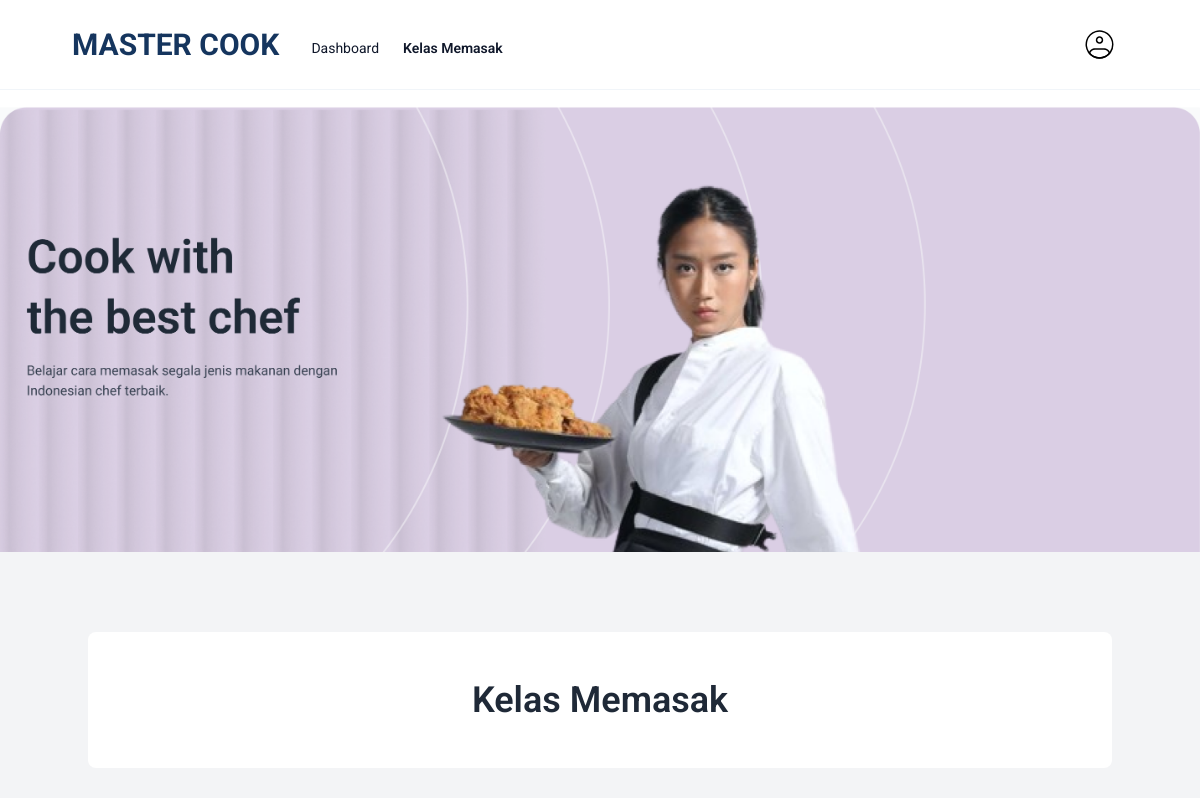
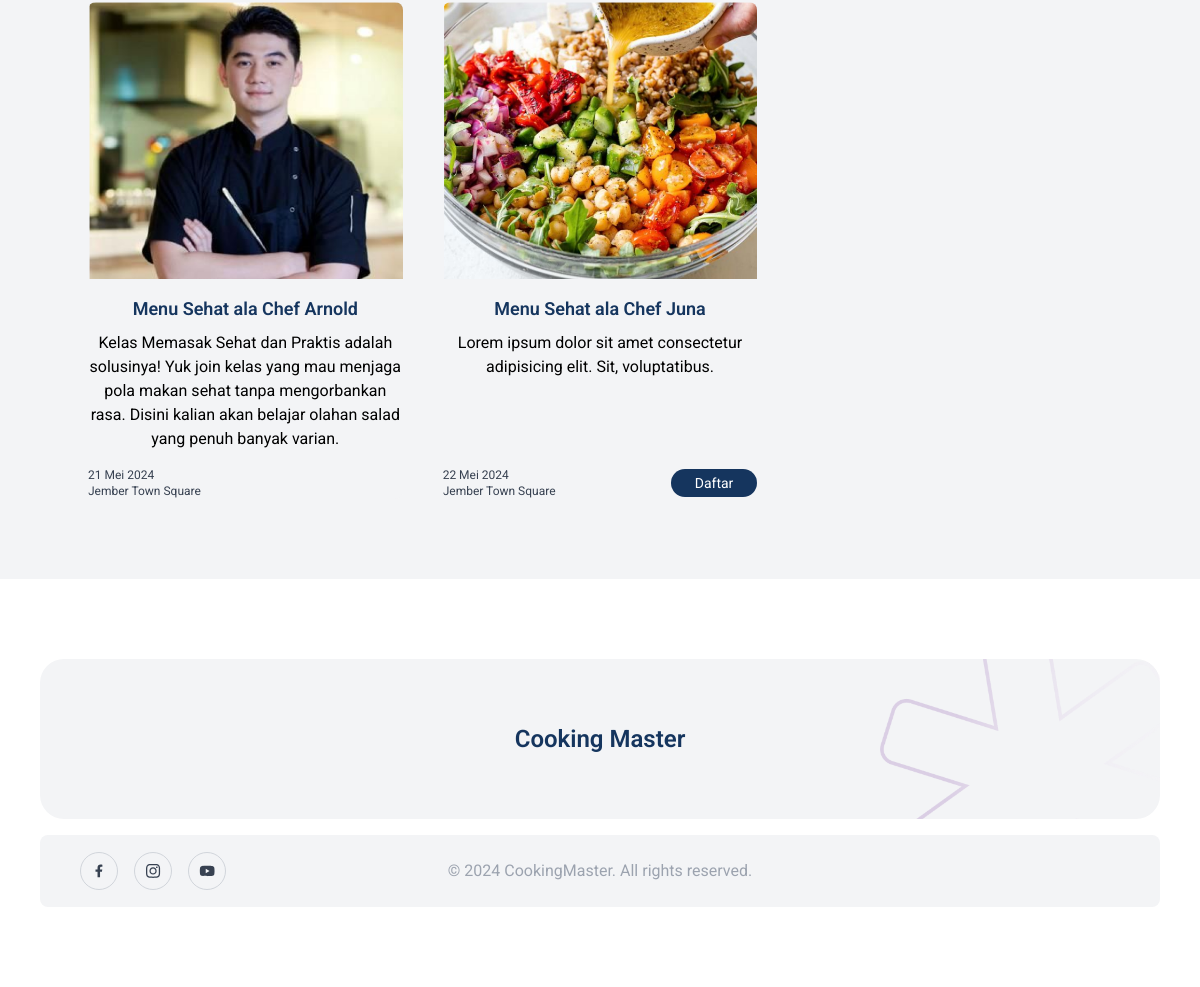
The page /master-cook/pengguna-dashboard on the database its author committed (2 pictures, top to bottom).
### tables this page shows
CREATE TABLE `pendaftaran_kelas` (
  `id` int NOT NULL,
  `tanggal_daftar` date NOT NULL,
  `id_user` int NOT NULL,
  `id_kelas_masak` int NOT NULL,
  `motivasi` text NOT NULL,
  `alamat` varchar(255) NOT NULL
);

CREATE TABLE `kelas_masak` (
  `id` int NOT NULL,
  `judul` varchar(60) NOT NULL,
  `ringkasan` text NOT NULL,
  `syarat_dan_ketentuan` text NOT NULL,
  `poster` varchar(100) NOT NULL,
  `pukul` varchar(40) NOT NULL,
  `tanggal` varchar(40) NOT NULL,
  `lokasi` varchar(255) NOT NULL,
  `harga` int NOT NULL,
  `id_user` int NOT NULL
);

### app/View.php (called while the page is built, shortened)
<?php
class View
{
    public static function set(string $page, array $data=[]): void
    {
        extract($data);
        include 'app/Views/'.$page.'.php';
    }
}
?>

### app/controllers/KelasController.php (called while the page is built, shortened)
<?php
class KelasController
{
    private $db;
    public function __construct()
    {
        $this->db = new Database();
    }
    public function penggunaKelasMemasak()
    {
        $sql = <<<SQL
            SELECT kelas_masak.id AS id_kelas_masak, kelas_masak.judul, kelas_masak.ringkasan, kelas_masak.syarat_dan_ketentuan, kelas_masak.pukul, kelas_masak.tanggal, kelas_masak.lokasi, kelas_masak.harga, kelas_masak.poster, pendaftaran_kelas.id, pendaftaran_kelas.id_user FROM kelas_masak LEFT OUTER
            JOIN pendaftaran_kelas ON (kelas_masak.id = pendaftaran_kelas.id_kelas_masak)
            WHERE pendaftaran_kelas.id_user IS NULL OR pendaftaran_kelas.id_user = 6;
        SQL;
        $kelas_masaks = $this->db->executeNoBind($sql,true);
        $mkelas_masak = new KelasMasak();
        $chart_kelas_masak= $mkelas_masak->getChart();
        View::set('pengguna/cooking-class',[
            'kelas_masaks' => $kelas_masaks,
            'chart_kelas_masak' => json_encode($chart_kelas_masak)
        ]);
    }
}
?>

### index.php (called while the page is built, shortened)
<?php
Router::run();
?>

### app/Database.php (called while the page is built, shortened)
<?php
class Database
{
    private string $driver = 'mysql';
    private string $host = 'localhost';
    private string $dbname = 'master_cook';
    private string $name = 'root';
    private string $password = '';
    protected \PDO|null $connection = null;
    private function connect(): void
    {
        try {
            $connection = new \PDO($this->driver . ':'.'host=' . $this->host .';dbname=' . $this->dbname, $this->name, $this->password);
            $this->connection = $connection;
        } catch (\PDOException $e) {
            throw $e;
        }
    }
    private function close(): void
    {
        $this->connection = null;
    }
    public function executeNoBind(string $sql, bool $fetch_all = false): array|bool
    {
        $this->connection->setAttribute(\PDO::ATTR_ERRMODE, \PDO::ERRMODE_EXCEPTION);
        $statement = $this->connection->query($sql);
        if($fetch_all) {
            $result = $statement->fetchAll(\PDO::FETCH_ASSOC);
        } else {
            $result = $statement->fetch(\PDO::FETCH_ASSOC);
        }
        return $result;
    }
}
?>

### app/views/pengguna/cooking-class.php (the view, shortened to what this page needs)
<!DOCTYPE html>
<html lang="en">
<head>
    <link href="../master-cook/public/dist/output.css" rel="stylesheet">
</head>
<body class="font-roboto">
<?php $baseurl = '/master-cook/' ?>
    <header class="sticky inset-0 z-50 border-b border-slate-100 bg-white/80 backdrop-blur-lg">
        <nav class="mx-auto flex max-w-6xl gap-8 px-6 transition-all duration-200 ease-in-out lg:px-12 py-4">
            <div class="relative flex items-center">
                <h1 class="justify-center text-3xl font-bold text-light-logo cursor-pointer">MASTER COOK</h1>
            </div>
            <ul class="hidden items-center justify-center gap-6 md:flex">
                <li class="pt-1.5 font-dm text-sm font-normal text-slate-900">
                    <a href="#">Dashboard</a>
                </li>
                <li class="pt-1.5 font-dm text-sm font-semibold text-slate-900">
                    <a>Kelas Memasak</a>
                </li>
            </ul>
            <div class="flex-grow"></div>
            <a href="<?=$baseurl . 'pengguna-profil'?>" class="hidden items-center justify-center gap-10 md:flex">
                <img src="./image/user1.svg" alt="" class="w-full h-[50%]">
            </a>
        </nav>
    </header>
    <div>
        <img src="./image/hero1.png" alt="" class="w-full pt-4">
    </div>
    <section class="py-20 bg-gray-100">
        <div class="container mx-auto">
            <div class="rounded-lg w-full py-12 bg-white text-center">
                <h1 class=" text-4xl font-semibold text-gray-800">Kelas Memasak</h1>
            </div>
            <div class="grid grid-cols-1 md:grid-cols-3 gap-10 pt-8">
            <?php $ids = [];
             foreach ($kelas_masaks as $kelas_masak):
                ?>
                <?php if(isset($kelas_masak['id_user'])): ?>
                <a href="<?=$baseurl . 'pengguna-lihat-kelas/' . $kelas_masak['id_kelas_masak']?>" class="bg-gray-100 cursor-pointer rounded-lg overflow-hidden flex items-center justify-between flex-col">
                    <div class="flex justify-between items-center flex-col min-w-30%">
                    <img src="./image/kelas/<?= $kelas_masak['poster'] ?? 'card1.png' ?>" alt="" class="w-full object-cover mb-4">
                    <h3 class="text-lg font-semibold text-light-logo mb-2 text-center"><?= $kelas_masak['judul'];?></h3>
                    <p class="text-black text-base text-center"><?= $kelas_masak['ringkasan'];?></p>
                    </div>
                    <div class="mt-4 w-full flex items-center justify-between">
                        <div>
                            <h1 class="text-xs text-gray-700 font-normal"><?= $kelas_masak['tanggal'];?></h1>
                            <h1 class="text-xs text-gray-700 font-normal"><?= $kelas_masak['lokasi'];?></h1>
                        </div>
                    </div>
                </a>
            <?php else: ?>
                <div class="bg-gray-100 rounded-lg overflow-hidden flex items-center justify-between flex-col">
                    <div class="flex justify-between items-center flex-col min-w-30%">
                    <img src="./image/kelas/<?= $kelas_masak['poster'] ?? 'card1.png' ?>" alt="" class="w-full object-cover mb-4">
                    <h3 class="text-lg font-semibold text-light-logo mb-2 text-center"><?= $kelas_masak['judul'];?></h3>
                    <p class="text-black text-base text-center"><?= $kelas_masak['ringkasan'];?></p>
                    </div>
                    <div class="mt-4 w-full flex items-center justify-between">
                        <div>
                            <h1 class="text-xs text-gray-700 font-normal"><?= $kelas_masak['tanggal'];?></h1>
                            <h1 class="text-xs text-gray-700 font-normal"><?= $kelas_masak['lokasi'];?></h1>
                        </div>
                        <a href="pengguna-daftar/<?=$kelas_masak['id']?>"
                            class="px-6 py-1 bg-light-logo text-white text-sm font-normal rounded-full hover:bg-blue-900 transition duration-200">
                            Daftar
                        </a>
                    </div>
                </div>
            <?php endif ?>
            <?php
            endforeach; ?>
            </div>
        </div>
    </section>
    <section class="py-20 bg-white">
        <div class="grid grid-cols-1 gap-x-6 gap-y-4 px-10">
            <div class="rounded-3xl w-full h-[10rem] flex flex-col justify-center items-center bg-gray-100 text-center relative">
                <img src="./image/Vector.png" alt="" class="right-0 w-[25%] absolute z-10 h-full">
                <h1 class="text-center text-2xl font-semibold text-light-logo">Cooking Master</h1>
            </div>
            <div class="rounded-lg w-full py-6 bg-gray-100 text-center">
                <div class="flex items-center gap-6 justify-center relative">
                    <h1 class=" text-base font-normal text-gray-400 text-center">© 2024 CookingMaster. All rights reserved.</h1>
                    <div class="absolute top-1/2 flex gap-4 -translate-y-1/2 left-10">
                        <a href="#"
                            class="border border-gray-300 p-2 rounded-full aspect-square text-gray-700 transition-all duration-500 hover:text-indigo-600 hover:border-indigo-600 focus-within:outline-0 focus-within:text-indigo-600 focus-within:border-indigo-600">
                        </a>
                        <a href="#"
                        class="border border-gray-300 p-2 rounded-full aspect-square text-gray-700 transition-all duration-500 hover:text-indigo-600 hover:border-indigo-600 focus-within:outline-0 focus-within:text-indigo-600 focus-within:border-indigo-600">
                        </a>
                        <a href="#"
                        class="border border-gray-300 p-2 rounded-full aspect-square text-gray-700 transition-all duration-500 hover:text-indigo-600 hover:border-indigo-600 focus-within:outline-0 focus-within:text-indigo-600 focus-within:border-indigo-600">
                        </a>
                    </div>
                </div>
            </div>
        </div>
    </section>
</body>
</html>

### app/Router.php (shortened to what this page needs)
<?php
class Router
{
    private static array $routes = [];
    public static function add(string $method,
                               string $path,
                               string $controller,
                               string $function,
                               array  $middlewares = []): void
    {
        self::$routes[] = [
            'method' => $method,
            'path' => $path,
            'controller' => $controller,
            'function' => $function,
            'middlewares' => $middlewares
        ];
    }
    public static function run(): void
    {
        $path = '/master-cook/';
        if (isset($_SERVER['REQUEST_URI'])) $path = $_SERVER['REQUEST_URI'];
        $method = $_SERVER['REQUEST_METHOD'];
        foreach (self::$routes as $route) {
            $pattern = '#^' . $route['path'] . '$#';
            if (preg_match($pattern, $path, $variables) && $method == $route['method']) {
                $controller = new $route['controller'];
                $function = $route['function'];
                array_shift($variables);
                call_user_func_array([$controller, $function], $variables);
                return;
            }
        }
    }
}
?>

### rows shown on the page
pendaftaran_kelas: id_kelas_masak.poster (picture), id_kelas_masak.judul "Menu Sehat ala Chef Arnold", id_kelas_masak.ringkasan "Kelas Memasak Sehat dan Praktis adalah solusinya! Yuk join kelas yang mau menjaga pola makan sehat tanpa mengorbankan rasa. Disini kalian akan belajar olahan salad yang penuh banyak varian.", id_kelas_masak.tanggal "21 Mei 2024", id_kelas_masak.lokasi "Jember Town Square"
kelas_masak: poster (picture), judul "Menu Sehat ala Chef Juna", ringkasan "Lorem ipsum dolor sit amet consectetur adipisicing elit. Sit, voluptatibus.", tanggal "22 Mei 2024", lokasi "Jember Town Square"
